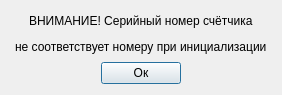
<?xml version="1.0" encoding="UTF-8"?>
<ui version="4.0">
 <class>Dialog_error_sn</class>
 <widget class="QDialog" name="Dialog_error_sn">
  <property name="geometry">
   <rect>
    <x>0</x>
    <y>0</y>
    <width>282</width>
    <height>95</height>
   </rect>
  </property>
  <property name="windowTitle">
   <string>Dialog</string>
  </property>
  <layout class="QVBoxLayout" name="verticalLayout">
   <item alignment="Qt::AlignHCenter">
    <widget class="QLabel" name="label">
     <property name="text">
      <string>ВНИМАНИЕ! Серийный номер счётчика</string>
     </property>
    </widget>
   </item>
   <item alignment="Qt::AlignHCenter">
    <widget class="QLabel" name="label_2">
     <property name="text">
      <string>не соответствует номеру при инициализации</string>
     </property>
    </widget>
   </item>
   <item alignment="Qt::AlignHCenter">
    <widget class="QPushButton" name="pushButton">
     <property name="text">
      <string>Ок</string>
     </property>
    </widget>
   </item>
  </layout>
 </widget>
 <resources/>
 <connections/>
</ui>
